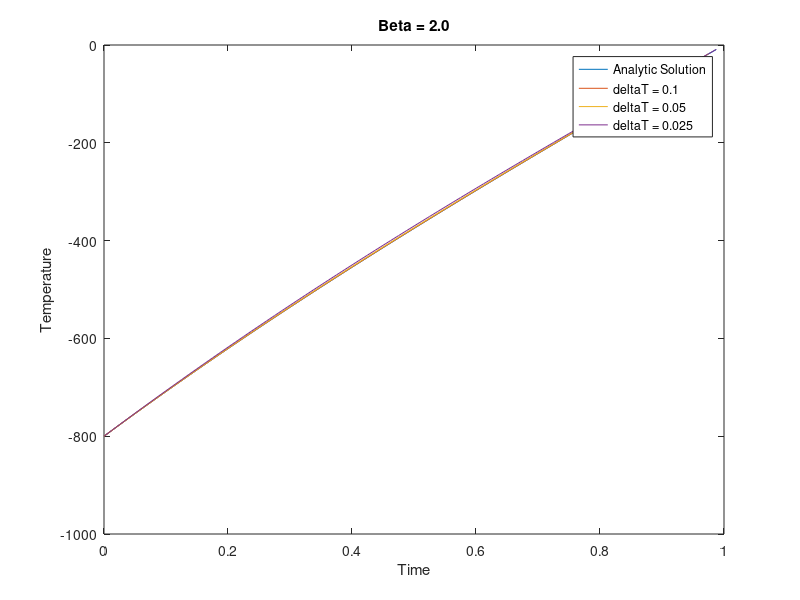

MATLAB code to generate this figure:
data1 = load("output_beta3_1.txt");
data2 = load("output_beta3_2.txt");
data3 = load("output_beta3_3.txt");
data = load("analyticOutput_beta3_3.txt");

plot(data(:,1),data(:,2),data1(:,1),data1(:,2),data2(:,1),data2(:,2),data3(:,1),data3(:,2));
ylabel('Temperature');
xlabel('Time');
title('Beta = 2.0');
set(gca,'XTick',0:0.2:2)
legend("Analytic Solution","deltaT = 0.1","deltaT = 0.05","deltaT = 0.025");
